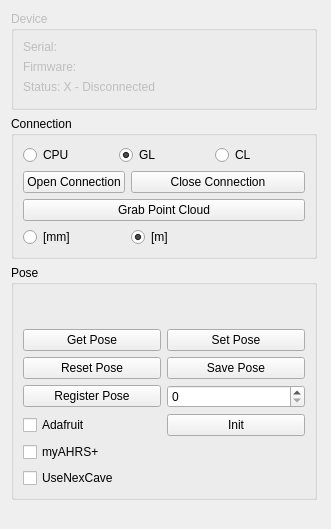
<?xml version="1.0" encoding="UTF-8"?>
<ui version="4.0">
 <class>KinectTab</class>
 <widget class="QWidget" name="KinectTab">
  <property name="geometry">
   <rect>
    <x>0</x>
    <y>0</y>
    <width>331</width>
    <height>529</height>
   </rect>
  </property>
  <property name="windowTitle">
   <string>Form</string>
  </property>
  <layout class="QFormLayout" name="formLayout">
   <property name="fieldGrowthPolicy">
    <enum>QFormLayout::AllNonFixedFieldsGrow</enum>
   </property>
   <item row="0" column="0">
    <widget class="QGroupBox" name="groupBox_Device">
     <property name="enabled">
      <bool>false</bool>
     </property>
     <property name="minimumSize">
      <size>
       <width>306</width>
       <height>99</height>
      </size>
     </property>
     <property name="title">
      <string>Device</string>
     </property>
     <layout class="QFormLayout" name="formLayout_2">
      <item row="0" column="0">
       <widget class="QLabel" name="label_Serial">
        <property name="text">
         <string>Serial: </string>
        </property>
       </widget>
      </item>
      <item row="1" column="0">
       <widget class="QLabel" name="label_Firmware">
        <property name="text">
         <string>Firmware: </string>
        </property>
       </widget>
      </item>
      <item row="2" column="0">
       <widget class="QLabel" name="label_Status">
        <property name="text">
         <string>Status: X - Disconnected</string>
        </property>
       </widget>
      </item>
     </layout>
    </widget>
   </item>
   <item row="1" column="0">
    <widget class="QGroupBox" name="groupBox_Connection">
     <property name="enabled">
      <bool>true</bool>
     </property>
     <property name="minimumSize">
      <size>
       <width>306</width>
       <height>96</height>
      </size>
     </property>
     <property name="title">
      <string>Connection</string>
     </property>
     <layout class="QFormLayout" name="formLayout_3">
      <property name="fieldGrowthPolicy">
       <enum>QFormLayout::AllNonFixedFieldsGrow</enum>
      </property>
      <item row="1" column="0">
       <widget class="QPushButton" name="pushButton_Open">
        <property name="text">
         <string>Open Connection</string>
        </property>
       </widget>
      </item>
      <item row="1" column="1">
       <widget class="QPushButton" name="pushButton_Close">
        <property name="text">
         <string>Close Connection</string>
        </property>
       </widget>
      </item>
      <item row="2" column="0" colspan="2">
       <widget class="QPushButton" name="pushButton_Grab">
        <property name="text">
         <string>Grab Point Cloud</string>
        </property>
       </widget>
      </item>
      <item row="0" column="0" colspan="2">
       <layout class="QHBoxLayout" name="horizontalLayout">
        <item>
         <widget class="QRadioButton" name="rB_Pipeline_CPU">
          <property name="text">
           <string>CPU</string>
          </property>
          <attribute name="buttonGroup">
           <string notr="true">buttonGroup_PipeLine</string>
          </attribute>
         </widget>
        </item>
        <item>
         <widget class="QRadioButton" name="rB_Pipeline_GL">
          <property name="text">
           <string>GL</string>
          </property>
          <property name="checked">
           <bool>true</bool>
          </property>
          <attribute name="buttonGroup">
           <string notr="true">buttonGroup_PipeLine</string>
          </attribute>
         </widget>
        </item>
        <item>
         <widget class="QRadioButton" name="rB_Pipeline_CL">
          <property name="text">
           <string>CL</string>
          </property>
          <attribute name="buttonGroup">
           <string notr="true">buttonGroup_PipeLine</string>
          </attribute>
         </widget>
        </item>
       </layout>
      </item>
      <item row="3" column="0">
       <widget class="QRadioButton" name="radioButton_MilliMeter">
        <property name="text">
         <string>[mm]</string>
        </property>
        <attribute name="buttonGroup">
         <string notr="true">buttonGroup_Unity</string>
        </attribute>
       </widget>
      </item>
      <item row="3" column="1">
       <widget class="QRadioButton" name="radioButton_Meter">
        <property name="text">
         <string>[m]</string>
        </property>
        <property name="checked">
         <bool>true</bool>
        </property>
        <attribute name="buttonGroup">
         <string notr="true">buttonGroup_Unity</string>
        </attribute>
       </widget>
      </item>
     </layout>
    </widget>
   </item>
   <item row="2" column="0">
    <widget class="QGroupBox" name="groupBox_Pose">
     <property name="enabled">
      <bool>true</bool>
     </property>
     <property name="minimumSize">
      <size>
       <width>306</width>
       <height>235</height>
      </size>
     </property>
     <property name="title">
      <string>Pose</string>
     </property>
     <layout class="QGridLayout" name="gridLayout_4">
      <item row="2" column="1">
       <widget class="QPushButton" name="pushButton_savePose">
        <property name="text">
         <string>Save Pose</string>
        </property>
       </widget>
      </item>
      <item row="1" column="1">
       <widget class="QPushButton" name="pushButton_setPose">
        <property name="text">
         <string>Set Pose</string>
        </property>
       </widget>
      </item>
      <item row="3" column="1">
       <widget class="QSpinBox" name="spinBox_registerPose">
        <property name="maximum">
         <number>3</number>
        </property>
       </widget>
      </item>
      <item row="3" column="0">
       <widget class="QPushButton" name="pushButton_registerPose">
        <property name="text">
         <string>Register Pose</string>
        </property>
       </widget>
      </item>
      <item row="4" column="0">
       <widget class="QCheckBox" name="checkBox_Adafruit">
        <property name="enabled">
         <bool>true</bool>
        </property>
        <property name="text">
         <string>Adafruit</string>
        </property>
       </widget>
      </item>
      <item row="1" column="0">
       <widget class="QPushButton" name="pushButton_getPose">
        <property name="sizePolicy">
         <sizepolicy hsizetype="Minimum" vsizetype="Fixed">
          <horstretch>0</horstretch>
          <verstretch>0</verstretch>
         </sizepolicy>
        </property>
        <property name="text">
         <string>Get Pose</string>
        </property>
       </widget>
      </item>
      <item row="4" column="1">
       <widget class="QPushButton" name="pushButton_RotationSensor_Init">
        <property name="text">
         <string>Init</string>
        </property>
       </widget>
      </item>
      <item row="0" column="0" colspan="2">
       <widget class="TransformationMatrixSpinBox" name="TrasfMat" native="true"/>
      </item>
      <item row="2" column="0">
       <widget class="QPushButton" name="pushButton_resetPose">
        <property name="text">
         <string>Reset Pose</string>
        </property>
       </widget>
      </item>
      <item row="5" column="0">
       <widget class="QCheckBox" name="checkBox_myAHRS">
        <property name="text">
         <string>myAHRS+</string>
        </property>
       </widget>
      </item>
      <item row="6" column="0">
       <widget class="QCheckBox" name="checkBox_NexCave">
        <property name="text">
         <string>UseNexCave</string>
        </property>
       </widget>
      </item>
     </layout>
    </widget>
   </item>
  </layout>
 </widget>
 <customwidgets>
  <customwidget>
   <class>TransformationMatrixSpinBox</class>
   <extends>QWidget</extends>
   <header>Widgets/transformationmatrixspinbox.h</header>
   <container>1</container>
  </customwidget>
 </customwidgets>
 <tabstops>
  <tabstop>rB_Pipeline_CPU</tabstop>
  <tabstop>rB_Pipeline_GL</tabstop>
  <tabstop>rB_Pipeline_CL</tabstop>
  <tabstop>pushButton_Open</tabstop>
  <tabstop>pushButton_Close</tabstop>
  <tabstop>pushButton_Grab</tabstop>
  <tabstop>radioButton_MilliMeter</tabstop>
  <tabstop>radioButton_Meter</tabstop>
  <tabstop>pushButton_getPose</tabstop>
  <tabstop>pushButton_setPose</tabstop>
  <tabstop>pushButton_resetPose</tabstop>
  <tabstop>pushButton_savePose</tabstop>
  <tabstop>pushButton_registerPose</tabstop>
  <tabstop>spinBox_registerPose</tabstop>
 </tabstops>
 <resources/>
 <connections/>
 <buttongroups>
  <buttongroup name="buttonGroup_PipeLine"/>
  <buttongroup name="buttonGroup_Unity"/>
 </buttongroups>
</ui>
